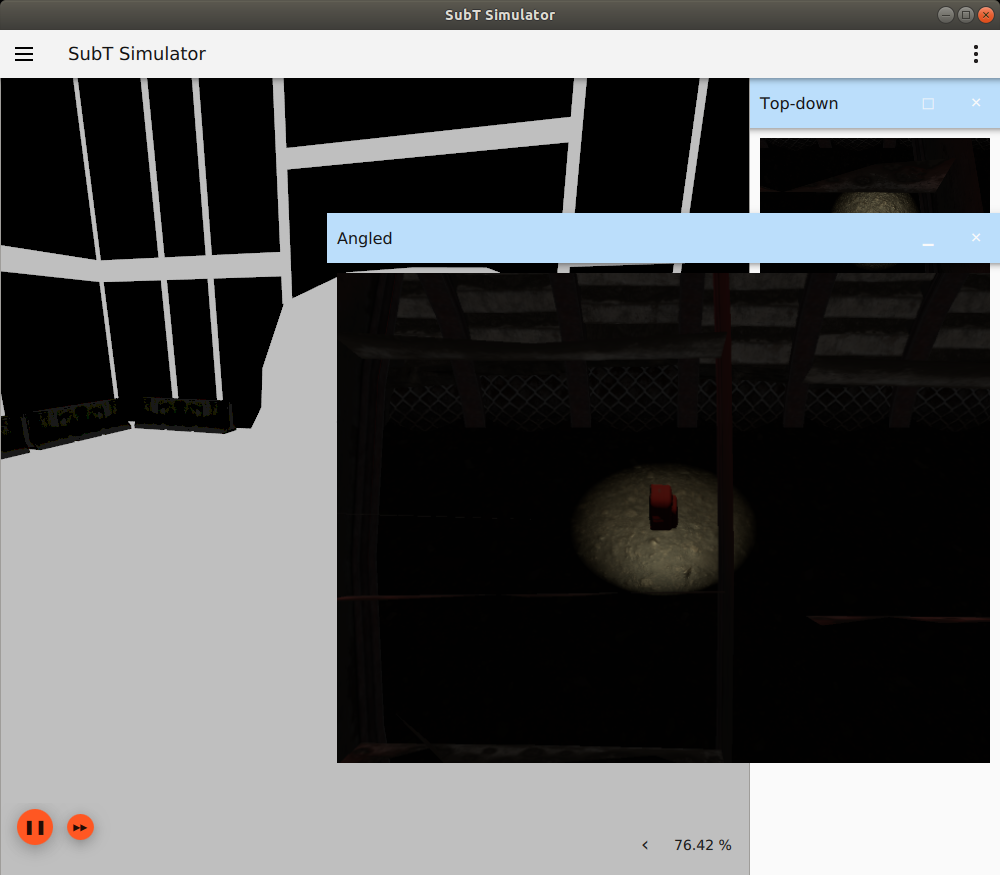
#> input picture images/artifact_validator/angled_backpack1.png, 1000 x 875 px, found by its file name
$ python filter_color.py
#> lines starting #> are read from the running program, lines starting #| are printed output that depends on the picture; after the words box and inside, x2 and y2 are one past the last pixel; in counts of white or black regions, pixels touching at a corner belong together
#!/usr/bin/env python

import cv2
import numpy as np

# HSV filter
redLow = np.array([0, 160, 5])
redHigh = np.array([180, 255, 255])


# path
path = 'angled_backpack1.png'

try:
   # Reading an image in default mode
   src = cv2.imread(path)
#> src is the input picture: shape (875, 1000, 3); mean B, G, R 91.1, 90.3, 89.4
except cv2.error as e:
   print('imread failure')


# Window name in which image is displayed
window_name = 'Image'

hsv_frame = cv2.cvtColor(src, cv2.COLOR_BGR2HSV)
#> hsv_frame: shape (875, 1000, 3); mean H, S, V 8.8, 26.1, 92.8
red_mask = cv2.inRange(hsv_frame, redLow, redHigh)
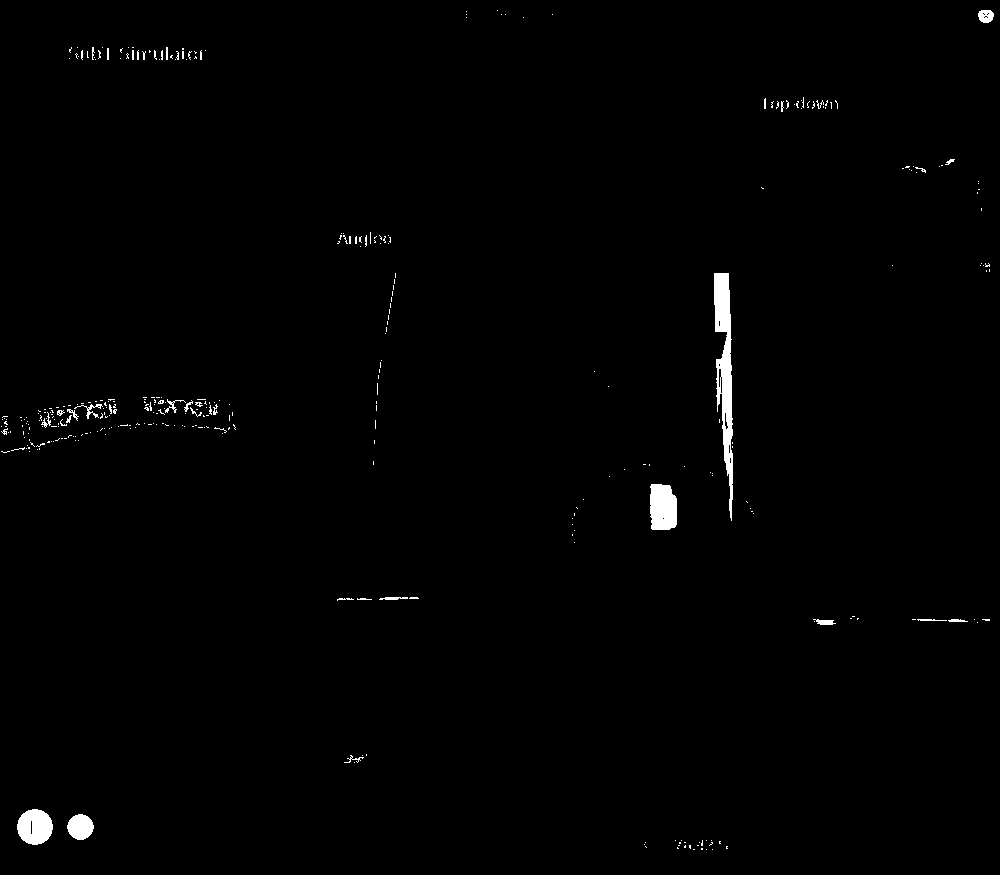
#> red_mask: shape (875, 1000); 0.87% white; 355 white regions (322 under 20 px), largest, box (x1, y1, x2, y2) and area: (714, 273, 733, 521) 2438, (650, 484, 677, 530) 1122, (17, 809, 53, 845) 991
red_frame = cv2.bitwise_and(src, src, mask=red_mask)


# Displaying the image
cv2.imshow("Source", src)
cv2.imshow("hsv", hsv_frame)
cv2.imshow("red mask", red_mask)
cv2.imshow("Red", red_frame)


cv2.waitKey(0)
cv2.destroyAllWindows()

$ run again, with images/artifact_validator/angled_backpack2.png copied over images/artifact_validator/angled_backpack1.png
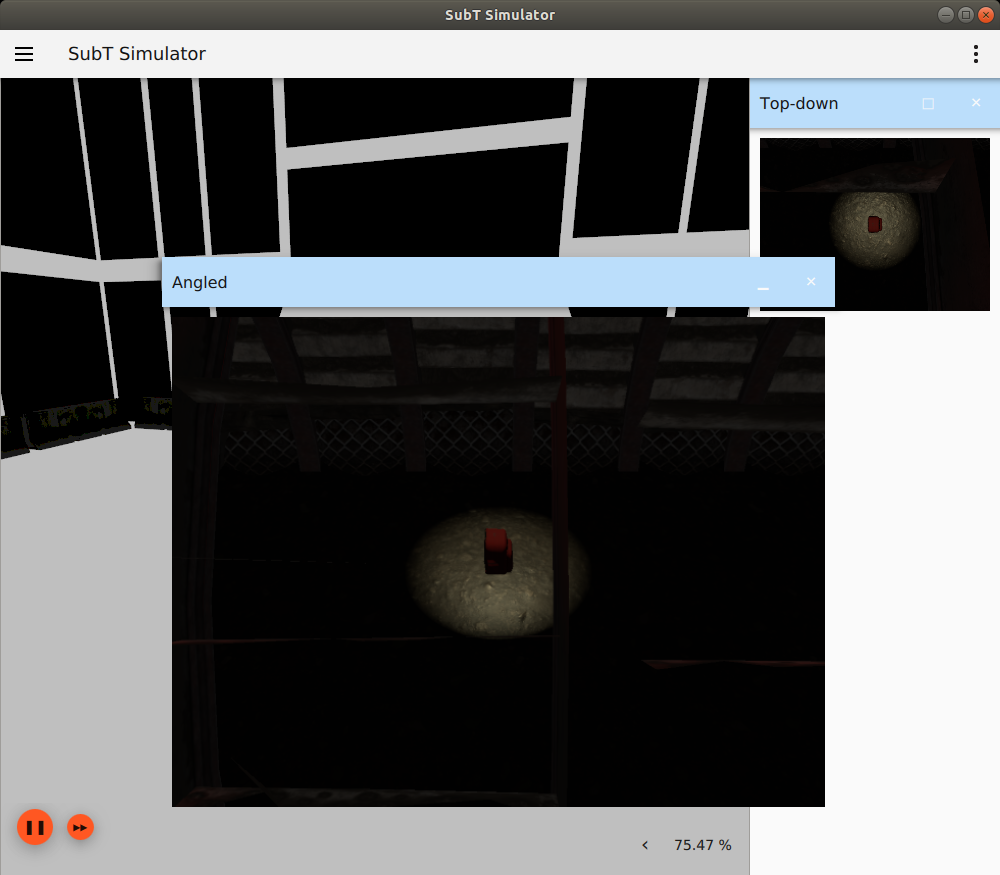
#> input picture images/artifact_validator/angled_backpack2.png, 1000 x 875 px, found by its file name
#> src is the input picture: shape (875, 1000, 3); mean B, G, R 92.9, 92.2, 91.3
#> hsv_frame: shape (875, 1000, 3); mean H, S, V 8.9, 27.5, 94.7
#> `red_mask = cv2.inRange(hsv_frame, redLow, redHigh)`:
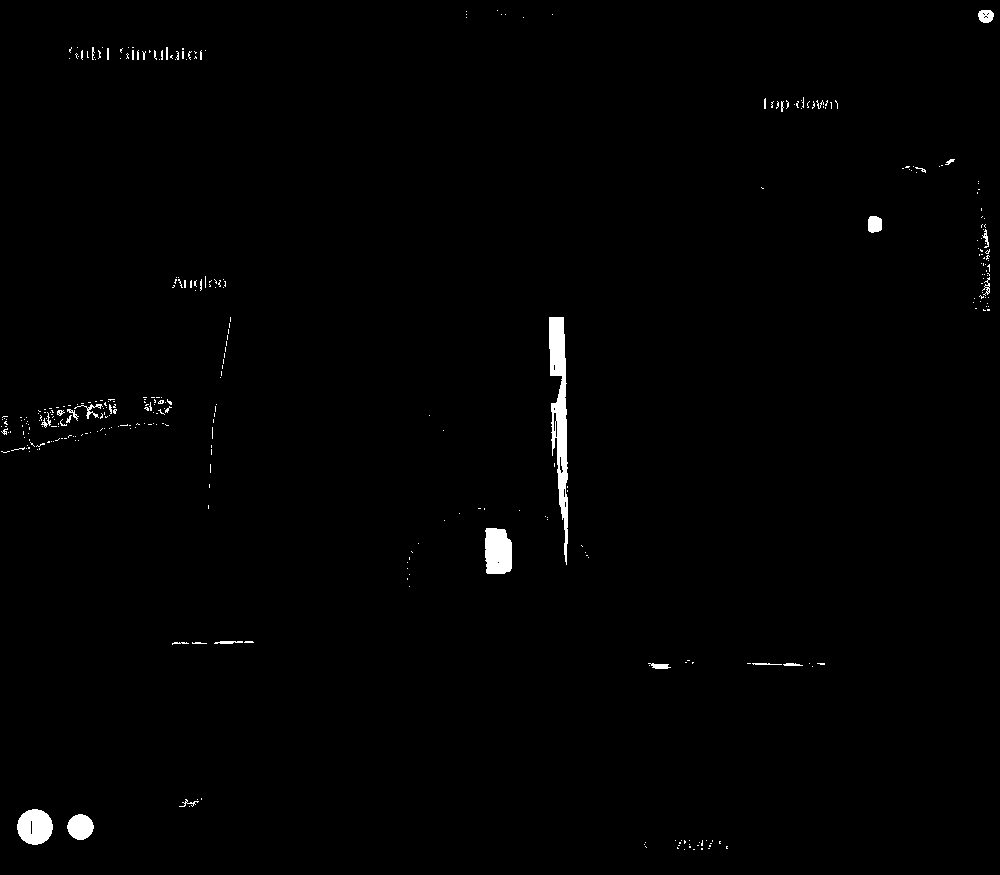
#> red_mask: shape (875, 1000); 0.88% white; 364 white regions (333 under 20 px), largest, box (x1, y1, x2, y2) and area: (549, 317, 568, 565) 2438, (485, 528, 512, 574) 1122, (17, 809, 53, 845) 991

$ run again, with images/artifact_validator/backpack1.png copied over images/artifact_validator/angled_backpack1.png
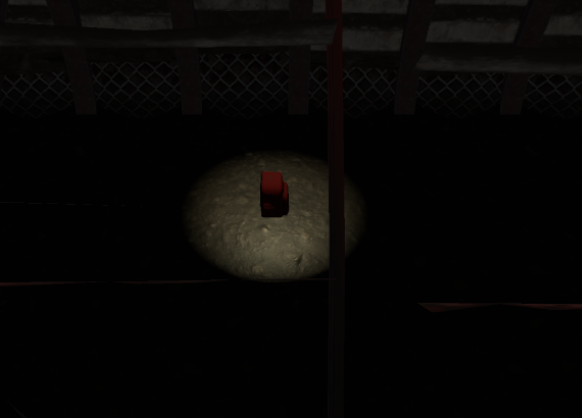
#> input picture images/artifact_validator/backpack1.png, 582 x 419 px, found by its file name
#> src is the input picture: shape (419, 582, 3); mean B, G, R 5.8, 6.9, 8.1
#> hsv_frame: shape (419, 582, 3); mean H, S, V 5.3, 50.2, 8.1
#> `red_mask = cv2.inRange(hsv_frame, redLow, redHigh)`:
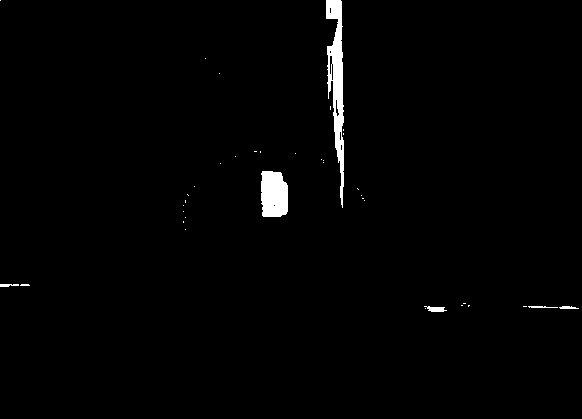
#> red_mask: shape (419, 582); 1.3% white; 38 white regions (32 under 20 px), largest, box (x1, y1, x2, y2) and area: (326, 0, 344, 208) 1823, (261, 171, 288, 217) 1122, (424, 306, 447, 312) 87, (0, 284, 19, 287) 45, (528, 306, 558, 308) 45, (559, 306, 579, 309) 45

$ run again, with images/artifact_validator/backpack2.png copied over images/artifact_validator/angled_backpack1.png
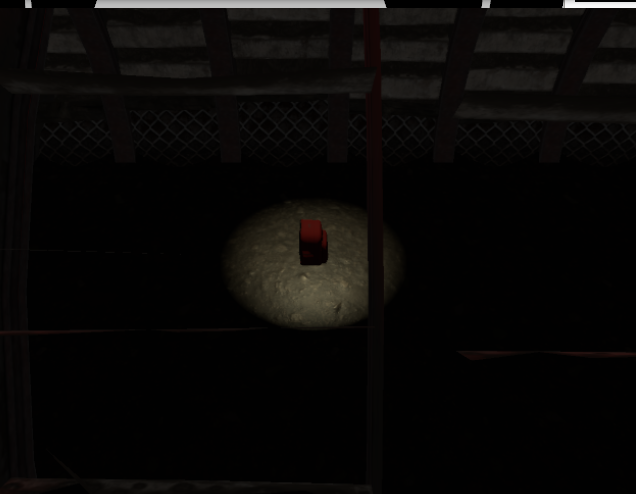
#> input picture images/artifact_validator/backpack2.png, 636 x 494 px, found by its file name
#> src is the input picture: shape (494, 636, 3); mean B, G, R 7.3, 8.3, 9.6
#> hsv_frame: shape (494, 636, 3); mean H, S, V 5.7, 51.3, 9.6
#> `red_mask = cv2.inRange(hsv_frame, redLow, redHigh)`:
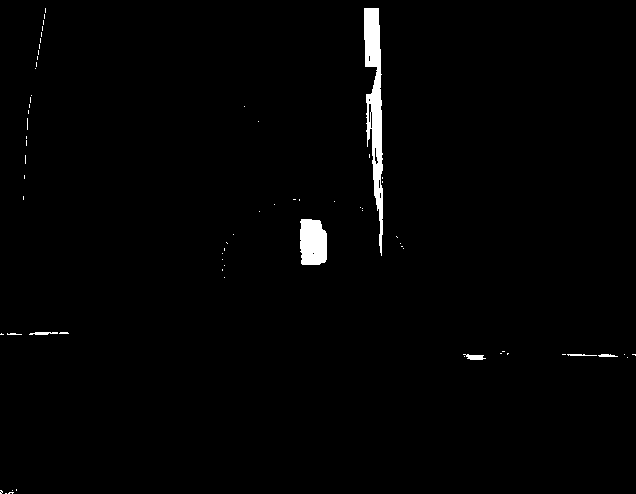
#> red_mask: shape (494, 636); 1.3% white; 68 white regions (61 under 20 px), largest, box (x1, y1, x2, y2) and area: (364, 8, 383, 256) 2438, (300, 219, 327, 265) 1122, (463, 354, 486, 360) 87
